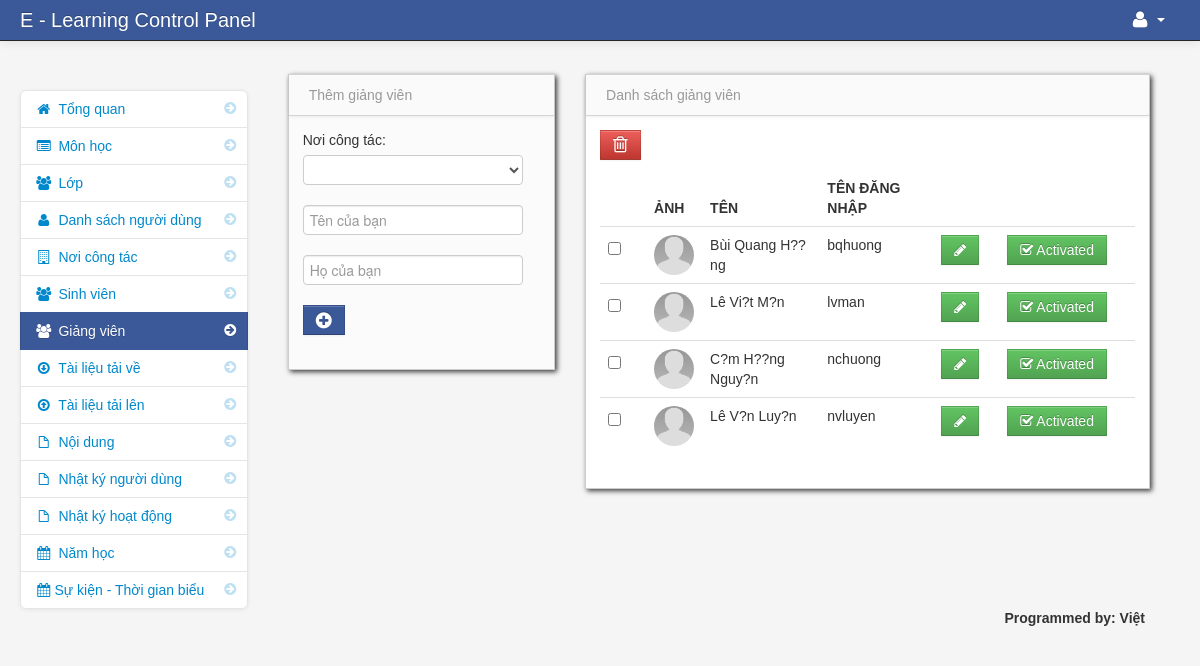
Page /admin/teachers.php (signed in) on the committed database.
### tables this page shows
CREATE TABLE `teacher` (
  `teacher_id` int(11) NOT NULL AUTO_INCREMENT,
  `username` varchar(100) NOT NULL,
  `password` varchar(200) NOT NULL,
  `firstname` varchar(100) NOT NULL,
  `lastname` varchar(100) NOT NULL,
  `department_id` int(11) NOT NULL,
  `location` varchar(200) NOT NULL,
  `about` varchar(500) NOT NULL,
  `teacher_status` varchar(20) NOT NULL,
  `teacher_stat` varchar(100) NOT NULL,
  PRIMARY KEY (`teacher_id`)
);

### admin/teachers.php (the view, shortened to what this page needs)
<?php include('header.php'); ?>
    <body>
		<?php include('navbar.php'); ?>
        <div class="container-fluid">
            <div class="row-fluid">
				<?php include('teacher_sidebar.php'); ?>
				<div class="span3" id="adduser">
				<?php include('add_teacher.php'); ?>
				</div>
                <div class="span6" id="">
                     <div class="row-fluid">
                        <div id="block_bg" class="block">
                            <div class="navbar navbar-inner block-header">
                                <div class="muted pull-left">Danh sách giảng viên</div>
                            </div>
                            <div class="block-content collapse in">
                                <div class="span12">
  									<form action="delete_teacher.php" method="post">
  									<table cellpadding="0" cellspacing="0" border="0" class="table" id="example">
									<a data-toggle="modal" href="#teacher_delete" id="delete"  class="btn btn-danger" name=""><i class="icon-trash icon-large"></i></a>
										<thead>
										    <tr>
                                    <th></th>
                                    <th>Ảnh</th>
                                    <th>Tên</th>
                                    <th>Tên đăng nhập</th>
                                    <th></th>
                                </tr>
										</thead>
										<tbody>
												 <?php
                                    $teacher_query = mysql_query("select * from teacher") or die(mysql_error());
                                    while ($row = mysql_fetch_array($teacher_query)) {
                                    $id = $row['teacher_id'];
                                    $teacher_stat = $row['teacher_stat'];
                                        ?>
									<tr>
										<td width="30">
										<input id="optionsCheckbox" class="uniform_on" name="selector[]" type="checkbox" value="<?php echo $id; ?>">
										</td>
                                    <td width="40"><img class="img-circle" src="<?php echo $row['location']; ?>" height="50" width="50"></td>
                                    <td><?php echo $row['firstname'] . " " . $row['lastname']; ?></td>
                                    <td><?php echo $row['username']; ?></td>
									<td width="50"><a href="edit_teacher.php<?php echo '?id='.$id; ?>" class="btn btn-success"><i class="icon-pencil"></i></a></td>
									<?php if ($teacher_stat == 'Activated' ){ ?>
									<td width="120"><a href="de_activate.php<?php echo '?id='.$id; ?>" class="btn btn-danger"><i class="icon-remove"></i> Deactivate</a></td>
									<?php }else{ ?>
									<td width="120"><a href="edit_teacher.php<?php echo '?id='.$id; ?>" class="btn btn-success"><i class="icon-check"></i> Activated</a></td>
									<?php } ?>
                                </tr>
                            <?php } ?>
										</tbody>
									</table>
									</form>
                                </div>
                            </div>
                        </div>
                    </div>
                </div>
            </div>
		<?php include('footer.php'); ?>
        </div>
		<?php include('script.php'); ?>
    </body>
</html>

### admin/header.php (shortened to what this page needs)
<!DOCTYPE html>
<html class="no-js">
    <head>
			<link href="bootstrap/css/bootstrap.min.css" rel="stylesheet" media="screen">
			<link href="bootstrap/css/bootstrap-responsive.min.css" rel="stylesheet" media="screen">
			<link href="bootstrap/css/font-awesome.css" rel="stylesheet" media="screen">
			<link href="bootstrap/css/my_style.css" rel="stylesheet" media="screen">
			<link href="vendors/easypiechart/jquery.easy-pie-chart.css" rel="stylesheet" media="screen">
			<link href="assets/styles.css" rel="stylesheet" media="screen">
		<link href="vendors/fullcalendar/fullcalendar.css" rel="stylesheet" media="screen">
		<link href="assets/DT_bootstrap.css" rel="stylesheet" media="screen">
		<link href="vendors/jGrowl/jquery.jgrowl.css" rel="stylesheet" media="screen">
		<link rel="stylesheet" type="text/css" href="vendors/bootstrap-wysihtml5/src/bootstrap-wysihtml5.css"></link>
    </head>

### admin/navbar.php (shortened to what this page needs)
<div class="navbar navbar-fixed-top navbar-inverse">
          <div class="navbar-inner">
              <div class="container-fluid">
                  <span class="brand" href="#">E - Learning Control Panel</span>
                  <div class="nav-collapse collapse">
                      <ul class="nav pull-right">
				<?php $query= mysql_query("select * from users where user_id = '$session_id'")or die(mysql_error());
						$row = mysql_fetch_array($query);
				?>
                          <li class="dropdown">
                              <a href="#" role="button" class="dropdown-toggle" data-toggle="dropdown"> <i class="icon-user icon-large"></i><?php echo $row['firstname']." ".$row['lastname'];  ?> <i class="caret"></i>
                              </a>
                          </li>
                      </ul>
                  </div>
              </div>
          </div>
      </div>

### admin/teacher_sidebar.php
<div class="span3" id="sidebar">
               <ul class="nav nav-list bs-docs-sidenav nav-collapse collapse">
                   <li> <a href="dashboard.php"><i class="icon-chevron-right"></i><i class="icon-home"></i>&nbsp;Tổng quan</a> </li>
                   <li>
                       <a href="subjects.php"><i class="icon-chevron-right"></i><i class="icon-list-alt"></i> Môn học</a>
                   </li>
                   <li>
                       <a href="class.php"><i class="icon-chevron-right"></i><i class="icon-group"></i> Lớp</a>
                   </li>
                   <li>
                       <a href="admin_user.php"><i class="icon-chevron-right"></i><i class="icon-user"></i> Danh sách người dùng</a>
                   </li>
                   <li>
                       <a href="department.php"><i class="icon-chevron-right"></i><i class="icon-building"></i> Nơi công tác</a>
                   </li>
                   <li>
                       <a href="students.php"><i class="icon-chevron-right"></i><i class="icon-group"></i> Sinh viên</a>
                   </li>
                   <li class="active">
                       <a href="teachers.php"><i class="icon-chevron-right"></i><i class="icon-group"></i> Giảng viên</a>
                   </li>
                       <li>
                       <a href="downloadable.php"><i class="icon-chevron-right"></i><i class="icon-download"></i> Tài liệu tải về</a>
                   </li>
                   <li>
                       <a href="assignment.php"><i class="icon-chevron-right"></i><i class="icon-upload"></i> Tài liệu tải lên</a>
                   </li>
                   <li>
                       <a href="content.php"><i class="icon-chevron-right"></i><i class="icon-file"></i> Nội dung</a>
                   </li>
                   <li>
                       <a href="user_log.php"><i class="icon-chevron-right"></i><i class="icon-file"></i> Nhật ký người dùng</a>
                   </li>
                   <li>
                       <a href="activity_log.php"><i class="icon-chevron-right"></i><i class="icon-file"></i> Nhật ký hoạt động</a>
                   </li>
                   <li>
                       <a href="school_year.php"><i class="icon-chevron-right"></i><i class="icon-calendar"></i> Năm học</a>
                   </li>
                   <li>
                       <a href="calendar_of_events.php"><i class="icon-chevron-right"></i><i class="icon-calendar"></i>Sự kiện - Thời gian biểu</a>
                   </li>
               </ul>
           </div>

### admin/add_teacher.php (shortened to what this page needs)
<div class="row-fluid">
                     <div class="block">
                         <div class="navbar navbar-inner block-header">
                             <div class="muted pull-left">Thêm giảng viên</div>
                         </div>
                         <div class="block-content collapse in">
                             <div class="span12">
					<form method="post">
							  <div class="control-group">
								<label>Nơi công tác:</label>
                                       <div class="controls">
                                         <select name="department"  class="" required>
                                          	<option></option>
								<?php
								$query = mysql_query("select * from department order by department_name");
								while($row = mysql_fetch_array($query)){
								?>
								<option value="<?php echo $row['department_id']; ?>"><?php echo $row['department_name']; ?></option>
								<?php } ?>
                                         </select>
                                       </div>
                                     </div>
							<div class="control-group">
                                       <div class="controls">
                                         <input class="input focused" name="firstname" id="focusedInput" type="text" placeholder = "Tên của bạn">
                                       </div>
                                     </div>
							<div class="control-group">
                                       <div class="controls">
                                         <input class="input focused" name="lastname" id="focusedInput" type="text" placeholder = "Họ của bạn">
                                       </div>
                                     </div>
								<div class="control-group">
                                       <div class="controls">
									<button name="save" class="btn btn-info"><i class="icon-plus-sign icon-large"></i></button>
                                       </div>
                                     </div>
                             </form>
					</div>
                         </div>
                     </div>
                 </div>

### admin/footer.php (shortened to what this page needs)
<div class="pull-right">
		<footer>
           <p>Programmed by: Việt</p>
</div>

### admin/script.php (shortened to what this page needs)
        <link href="vendors/datepicker.css" rel="stylesheet" media="screen">
      <link href="vendors/uniform.default.css" rel="stylesheet" media="screen">
      <link href="vendors/chosen.min.css" rel="stylesheet" media="screen">
<link href="vendors/datepicker.css" rel="stylesheet" media="screen">

### admin/assets/styles.css (style rules this page uses)
body { padding-top: 60px; padding-bottom: 40px; background-color: #f5f5f5; }
.block { background: url("../images/pixel-60fff.png") repeat scroll 0 0 rgba(0, 0, 0, 0) !important; border: 1px solid #ccc; background: white; margin: 1em 0em; border-top: none; -webkit-box-shadow: 2px 2px 5px rgba(0, 0, 6, 0.75); -moz-box-shadow: 2px 2px 5px rgba(0, 0, 6, 0.75); box-shadow: 2px 2px 5px rgba(0, 0, 6, 0.75); }
.block-content { margin: 1em; min-height: .25em; }
.block-header { margin-bottom: 0px; border-right: none; border-left: none; -webkit-border-radius: 0px; -moz-border-radius: 0px; border-radius: 0px; }
.block-header div { padding-top: 10px; }
.bs-docs-sidenav { max-width: 228px; margin: 30px 0 0; padding: 0; background-color: #fff; -webkit-border-radius: 6px; -moz-border-radius: 6px; border-radius: 6px; -webkit-box-shadow: 0 1px 4px rgba(0,0,0,.065); -moz-box-shadow: 0 1px 4px rgba(0,0,0,.065); box-shadow: 0 1px 4px rgba(0,0,0,.065); }
.bs-docs-sidenav > li > a { display: block; width: 190px \9; margin: 0 0 -1px; padding: 8px 14px; border: 1px solid #e5e5e5; }
.bs-docs-sidenav > li:first-child > a { -webkit-border-radius: 6px 6px 0 0; -moz-border-radius: 6px 6px 0 0; border-radius: 6px 6px 0 0; }
.bs-docs-sidenav > li:last-child > a { -webkit-border-radius: 0 0 6px 6px; -moz-border-radius: 0 0 6px 6px; border-radius: 0 0 6px 6px; }
.bs-docs-sidenav > .active > a { position: relative; z-index: 2; padding: 9px 15px; border: 0; text-shadow: 0 1px 0 rgba(0,0,0,.15); -webkit-box-shadow: inset 1px 0 0 rgba(0,0,0,.1), inset -1px 0 0 rgba(0,0,0,.1); -moz-box-shadow: inset 1px 0 0 rgba(0,0,0,.1), inset -1px 0 0 rgba(0,0,0,.1); box-shadow: inset 1px 0 0 rgba(0,0,0,.1), inset -1px 0 0 rgba(0,0,0,.1); }
.bs-docs-sidenav .icon-chevron-right { float: right; margin-top: 2px; margin-right: -6px; opacity: .25; }
.bs-docs-sidenav .active .icon-chevron-right, .bs-docs-sidenav .active a:hover .icon-chevron-right { opacity: 1; }

### rows in the picture
teacher: location (placeholder picture), firstname "Bùi Quang", lastname "H??ng", username "bqhuong"
teacher: location (placeholder picture), firstname "Lê Vi?t", lastname "M?n", username "lvman"
teacher: location (placeholder picture), firstname "C?m H??ng", lastname "Nguy?n", username "nchuong"
teacher: location (placeholder picture), firstname "Lê V?n", lastname "Luy?n", username "nvluyen"
